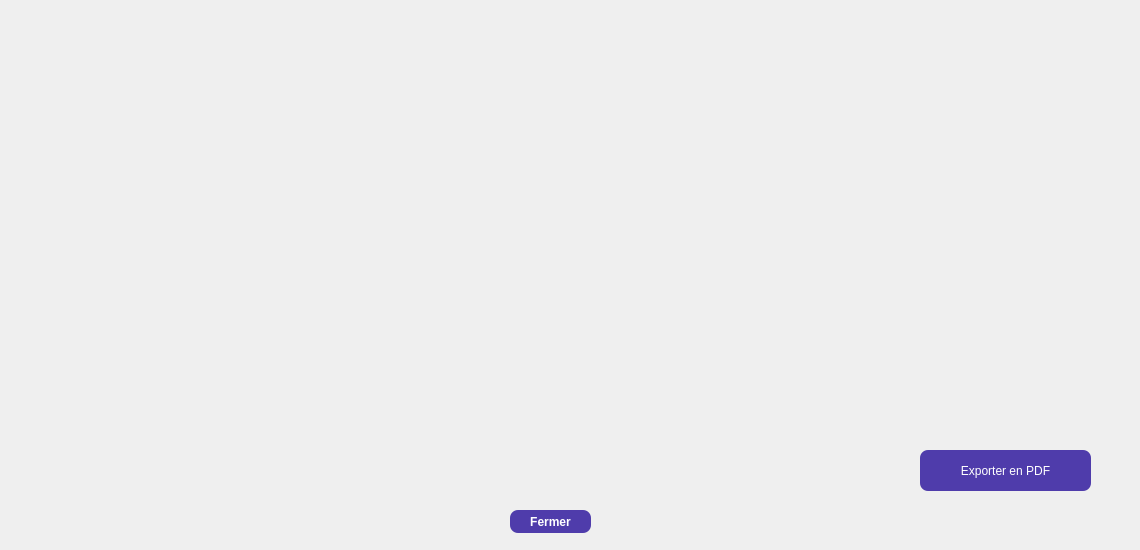
    <widget class="QWidget" name="tab_3">
     <attribute name="title">
      <string>statistiques</string>
     </attribute>
     <widget class="QPushButton" name="pushButton_7">
      <property name="geometry">
       <rect>
        <x>920</x>
        <y>450</y>
        <width>171</width>
        <height>41</height>
       </rect>
      </property>
      <property name="styleSheet">
       <string notr="true">QPushButton {
background-color: rgba(35,10,152, 200);
border-radius: 8px;
color: white;
}
QPushButton:hover {
background-color: qlineargradient(spread:pad, x1:0, y1:0, x2:0, y2:1, stop:0 rgba(117, 201, 187, 200), stop:1 rgba(35,10,152, 200));
}</string>
      </property>
      <property name="text">
       <string>Exporter en PDF</string>
      </property>
     </widget>
     <widget class="QLabel" name="Sp_Label_Stats">
      <property name="geometry">
       <rect>
        <x>260</x>
        <y>50</y>
        <width>570</width>
        <height>431</height>
       </rect>
      </property>
      <property name="text">
       <string/>
      </property>
     </widget>
     <widget class="QPushButton" name="Sp_Button_Fermer_4">
      <property name="geometry">
       <rect>
        <x>510</x>
        <y>510</y>
        <width>81</width>
        <height>23</height>
       </rect>
      </property>
      <property name="font">
       <font>
        <weight>75</weight>
        <bold>true</bold>
       </font>
      </property>
      <property name="styleSheet">
       <string notr="true">QPushButton {
background-color: rgba(35,10,152, 200);
border-radius: 8px;
color: white;
}
QPushButton:hover {
background-color: qlineargradient(spread:pad, x1:0, y1:0, x2:0, y2:1, stop:0 rgba(117, 201, 187, 200), stop:1 rgba(35,10,152, 200));
}</string>
      </property>
      <property name="text">
       <string>Fermer</string>
      </property>
     </widget>
     <widget class="QLabel" name="label_4">
      <property name="geometry">
       <rect>
        <x>-10</x>
        <y>-10</y>
        <width>1131</width>
        <height>541</height>
       </rect>
      </property>
      <property name="styleSheet">
       <string notr="true">background-image: url(:/imgs/backgroundEmployes.png)</string>
      </property>
      <property name="text">
       <string/>
      </property>
     </widget>
     <zorder>label_4</zorder>
     <zorder>pushButton_7</zorder>
     <zorder>Sp_Label_Stats</zorder>
     <zorder>Sp_Button_Fermer_4</zorder>
    </widget>
